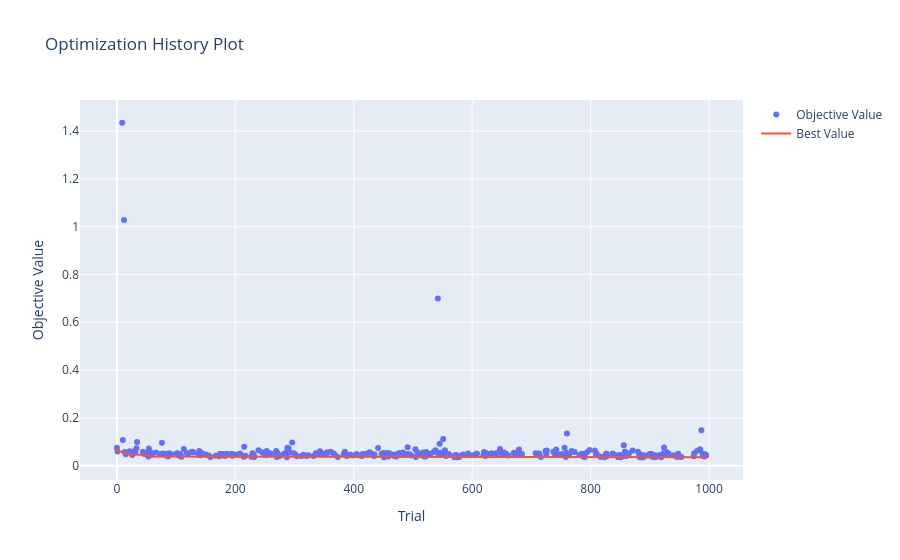

The code cell stored with this chart in its notebook:
### Code cell
ov.plot_optimization_history(lstm_mha_study)

### Figure 1 — Plotly figure (JSON) as saved in the notebook; plotly's stock layout.template omitted (floating-point values rounded to 4 significant figures; data arrays with more than 128 entries replaced by an {"elided": "..."} marker saying what was removed)
{"data": [{"mode": "markers", "name": "Objective Value", "type": "scatter", "x": {"elided": "318 int values"}, "y": {"elided": "318 float values"}}, {"mode": "lines", "name": "Best Value", "type": "scatter", "x": {"elided": "1000 int values"}, "y": {"elided": "1000 float values"}}, {"marker": {"color": "#cccccc"}, "mode": "markers", "name": "Infeasible Trial", "showlegend": false, "type": "scatter", "x": [], "y": []}], "layout": {"title": {"text": "Optimization History Plot"}, "xaxis": {"title": {"text": "Trial"}}, "yaxis": {"title": {"text": "Objective Value"}}}}
